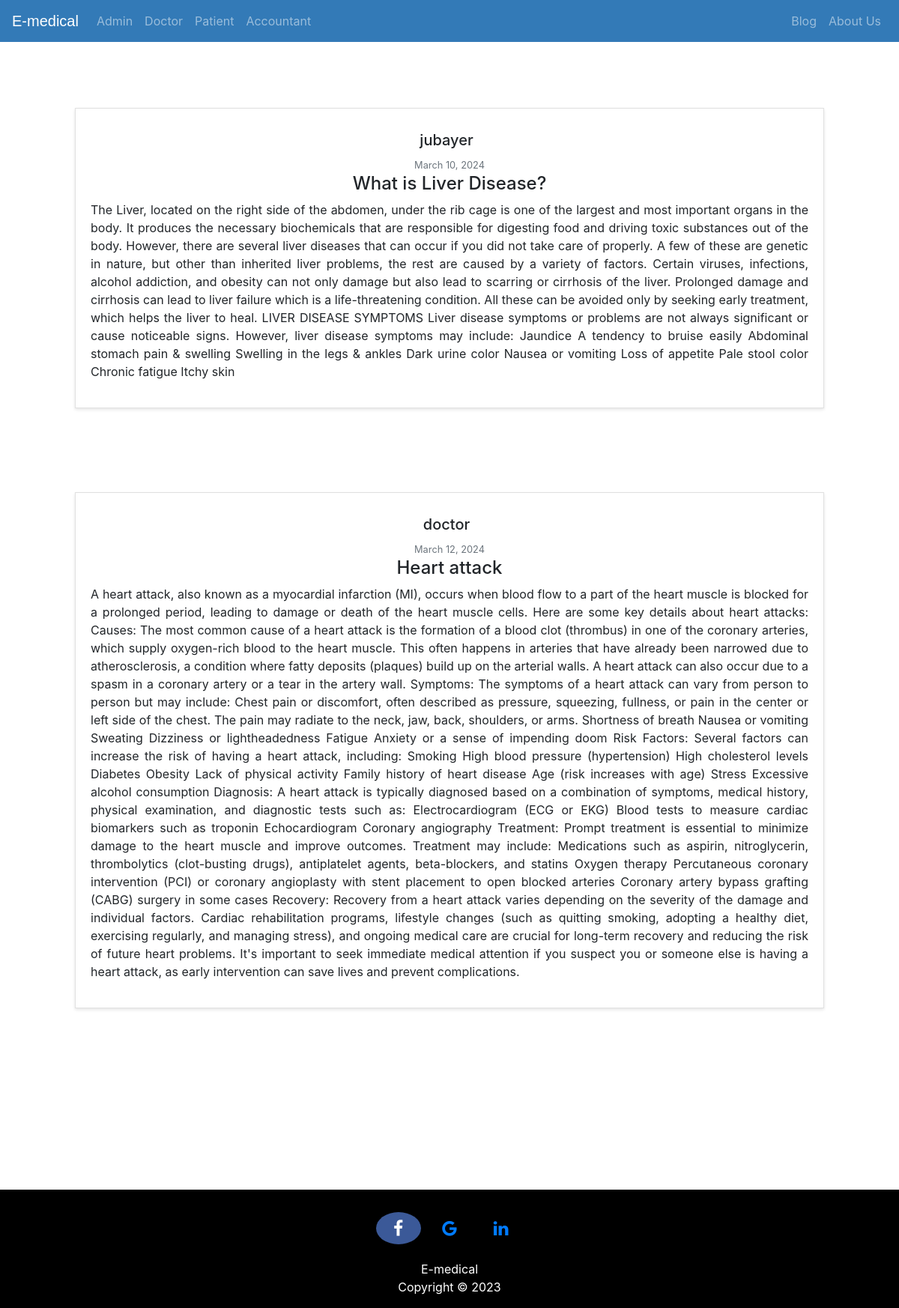
Screenshot of /blog/ with the database file from the repository.
### hospital/models.py (models this page shows, shortened)
class Post(models.Model):
    doctor = models.ForeignKey(Doctor, on_delete=models.CASCADE,null=True)
    title = models.CharField(max_length=100)
    content = models.TextField()
    date_posted = models.DateTimeField(default=timezone.now)
    author = models.ForeignKey(User, on_delete=models.CASCADE)

### hospital/views.py (the view)
# urls.py: path('blog/', views.blog),
def blog(request):
    context = {
    'posts': Post.objects.all()
    }
    return render(request, 'hospital/blog.html', context)

### templates/hospital/blog.html (shortened to what this page needs)
{% extends 'hospital/homebase.html' %}
{% load static %}
{% block content %}
<div class="chk" style="margin: 100px;">
    <br>
    {% for post in posts %}
    <div class="post-box">
        <article class="media content-section">
            <div class="media-body text-center">
                <div class="article-metadata">
                    <h5 class="mr-2" href="#">{{ post.author }}</h5>
                    <small class="text-muted">{{ post.date_posted|date:"F d, Y" }}</small>
                </div>
                <div style="justify-content: center;">
                    <h2 class="article-title">{{ post.title }}</h2>
                </div>
                <p class="article-content">{{ post.content }}</p>
            </div>
        </article>
    </div>
    <br><br><br>
    {% endfor %}
</div>
{% endblock content %}

### templates/hospital/blog.html (style rules this page uses)
.post-box { border: 1px solid #e0e0e0; padding: 20px; margin: 20px 0; background-color: #fff; box-shadow: 0 2px 4px rgba(0, 0, 0, 0.1); }
.article-title { font-size: 24px; }
.article-metadata { margin-top: 10px; }
.article-content { text-align: justify; }

### templates/hospital/footer.html (style rules this page uses)
p { text-align: center; }

### rows the page displays
Post: author "jubayer", date_posted "March 10, 2024", title "What is Liver Disease?", content "The Liver, located on the right side of the abdomen, under the rib cage is one of the largest and most important organs in the body. It produces the necessary biochemicals that are responsible for digesting food and driving toxic substances out of the body. However, there are several liver diseases that can occur if you did not take care of properly. A few of these are genetic in nature, but other than inherited liver problems, the rest are caused by a variety of factors. Certain viruses, infections, alcohol addiction, and obesity can not only damage but also lead to scarring or cirrhosis of the liver. Prolonged damage and cirrhosis can lead to liver failure which is a life-threatening…"
Post: author "doctor", date_posted "March 12, 2024", title "Heart attack", content "A heart attack, also known as a myocardial infarction (MI), occurs when blood flow to a part of the heart muscle is blocked for a prolonged period, leading to damage or death of the heart muscle cells. Here are some key details about heart attacks: Causes: The most common cause of a heart attack is the formation of a blood clot (thrombus) in one of the coronary arteries, which supply oxygen-rich blood to the heart muscle. This often happens in arteries that have already been narrowed due to atherosclerosis, a condition where fatty deposits (plaques) build up on the arterial walls. A heart attack can also occur due to a spasm in a coronary artery or a tear in the artery wall. Symptoms: The…"
